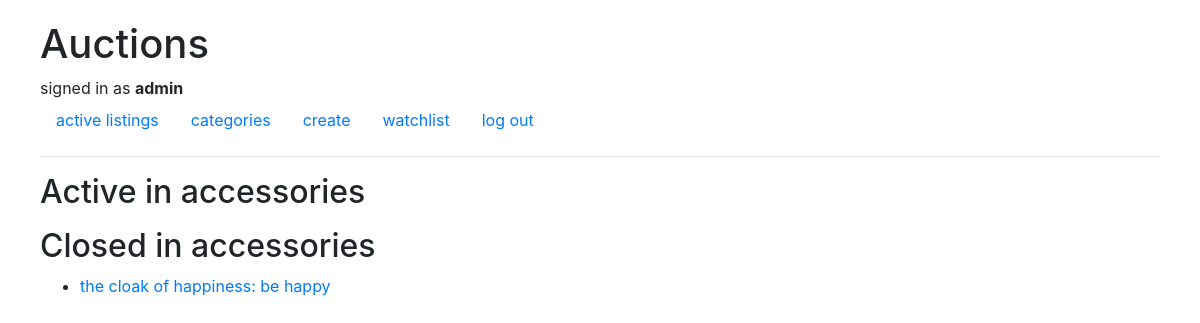
The page /categories/accessories/ (signed in) on the database its author committed.
### auctions/models.py (models this page shows)
class User(AbstractUser):
    pass

class Listing(models.Model):
    title = models.CharField(max_length=64)
    description = models.CharField(max_length=64)
    bid = models.IntegerField(default='0')
    bidder = models.CharField(default='none' ,max_length=64)
    creator = models.CharField(default='none' ,max_length=64)
    image = models.CharField(max_length=1000)
    category = models.CharField(default='misc', max_length=64)
    active = models.BooleanField(default=True)

### auctions/views.py (the view)
# urls.py: path("categories/<str:category>/", views.category_view, name="category"),
def category_view(request, category):
    listings = Listing.objects.filter(category = category)
    return render(request, "auctions/category.html", {
        "category": category,
        "listings": listings
    })

### auctions/templates/auctions/category.html (shortened to what this page needs)
{% extends "auctions/layout.html" %}
{% block body %}
    <h2>Active in {{ category }}</h2>
    <h2>Closed in {{ category }}</h2>
        <ul>
        {% for listing in listings %}
            {% if not listing.active %}
            <li> <a href="{% url 'listing' listing.title %}">{{ listing.title }}: {{ listing.description }} </a> </li>
            {% endif %}
        {% endfor %}
        </ul>
{% endblock %}

### auctions/templates/auctions/layout.html (shortened to what this page needs)
{% load static %}
<!DOCTYPE html>
<html lang="en">
    <head>
        <link rel="stylesheet" href="https://stackpath.bootstrapcdn.com/bootstrap/4.4.1/css/bootstrap.min.css">
        <link href="{% static 'auctions/styles.css' %}" rel="stylesheet">
    </head>
    <body>
        <h1>Auctions</h1>
        <div>
            {% if user.is_authenticated %}
                signed in as <strong>{{ user.username }}</strong>
            {% else %}
                Not signed in.
            {% endif %}
        </div>
        <ul class="nav">
            <li class="nav-item">
                <a class="nav-link" href="{% url 'index' %}">active listings</a>
            </li>
            <li class="nav-item">
                <a class="nav-link" href="{% url 'categories' %}">categories</a>
            </li>
            {% if user.is_authenticated %}
                <li class="nav-item">
                    <a class="nav-link" href="{% url 'create' %}">create</a>
                </li>
                <li class="nav-item">
                    <a class="nav-link" href="{% url 'watchlist' user.username %}">watchlist</a>
                </li>
                <li class="nav-item">
                    <a class="nav-link" href="{% url 'logout' %}">log out</a>
                </li>
            {% endif %}
        </ul>
        <hr>
        {% block body %}
        {% endblock %}
    </body>
</html>

### auctions/static/auctions/styles.css (style rules this page uses)
body { margin: 20px 40px; }

### rows shown on the page
User: username "admin"
Listing: category "accessories", title "the cloak of happiness", description "be happy"
